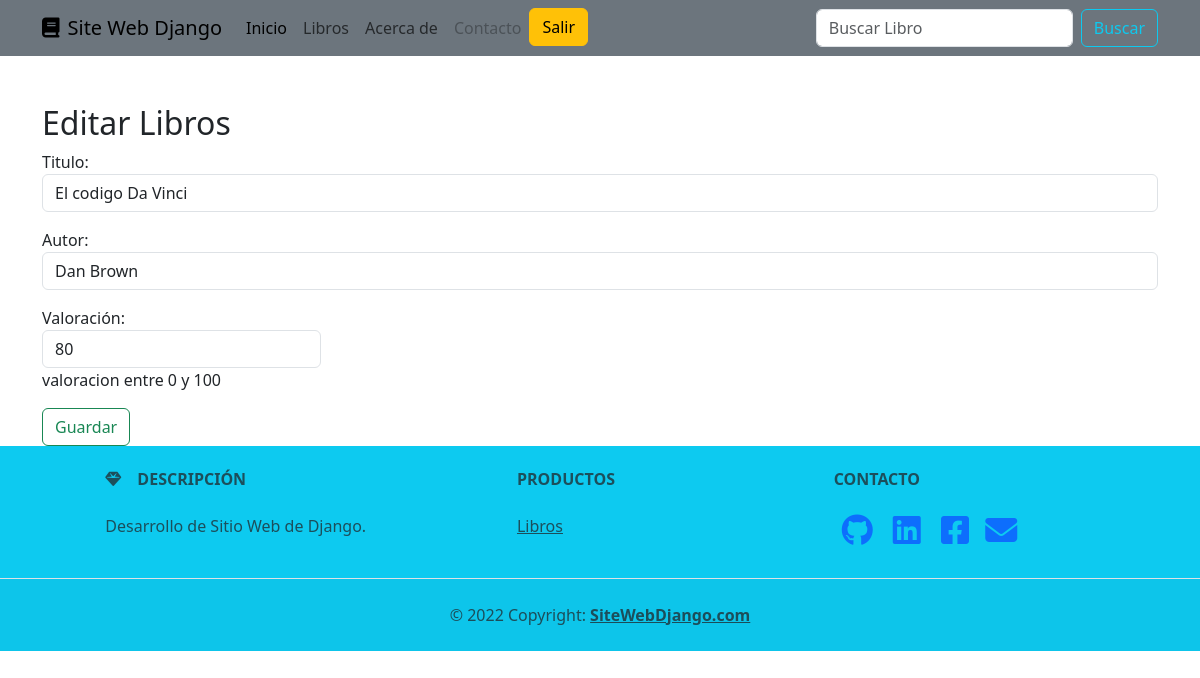
Screenshot of /book/editar_libro/10 (signed in) with the database file from the repository.
### book/models.py (models this page shows)
class Book(models.Model):
    titulo=models.CharField(max_length=100)
    autor=models.CharField(max_length=100)
    valoracion=models.IntegerField(help_text='Valoracion entre 0 y 100')
    fecha_creacion =models.DateField(default= datetime.datetime.now)
    fecha_modificacion =models.DateField(default= datetime.datetime.now)
    class Meta:
        verbose_name ='Libro'
        verbose_name_plural = 'Libros'
        permissions = [
            ('development','permiso como desarrollador'),
            ('scrum_master','permiso como scrum_master'),
            ('product_owner', 'permiso como product_owner')
        ]

### book/views.py (the view)
# urls.py: path('editar_libro/<int:libro_id>', editar_libro, name='editar_libro'),
@login_required
def editar_libro(request,libro_id):
    book = get_object_or_404(Book, id=libro_id)
    if request.method == 'POST':
        form = formBook(request.POST, instance=book)
        if form.is_valid():
            book = form.save(commit=False)
            book.fecha_modificacion = datetime.datetime.now()
            book.save()
            messages.success(request,'libro editado exitosamente')
            return redirect('lista_libros')
        else:
            messages.error(request,'error en datos ingresados')
            return HttpResponseRedirect(reverse(editar_libro, args=[libro_id]))
    else:  # si la peticion no es post
        form = formBook(instance = book)  # establecemos el formulario
        return render(request, 'editar_libro.html', {'form': form , 'libro_id': libro_id})

### book/forms.py
class formBook(forms.ModelForm):
   valoracion = forms.IntegerField(
       label= 'Valoración',
       widget= forms.NumberInput(attrs={'class':'form-control  w-25'}),
       help_text='valoracion entre 0 y 100',
       validators=[MinValueValidator(0), MaxValueValidator(100)]
   )
   class Meta: #para establecer caracteristicas formulario
       model = Book  #modelo al que pertenece el formulario
       fields = ['titulo','autor','valoracion']
       labels = {
           'titulo': 'Titulo',
           'autor': 'Autor'
       }
       widgets = {
           'titulo': forms.TextInput(attrs={'class':'form-control w-100'}),
           'autor': forms.TextInput(attrs={'class':'form-control w-100'}),
       }

### book/templates/editar_libro.html (shortened to what this page needs)
{% extends 'layout.html' %}
{% load bootstrap5 %}
{% block content %}
<section class="container mt-5">
    <h2>Editar Libros</h2>
    <form method="post" action="{% url 'editar_libro' libro_id=libro_id %}">
        {{ form.as_p }}
        <input type="submit" class="btn btn-outline-success" value="Guardar">
    </form>
</section>
{% endblock %}

### rows the page displays
Book: titulo "El codigo Da Vinci", autor "Dan Brown", valoracion "80"
